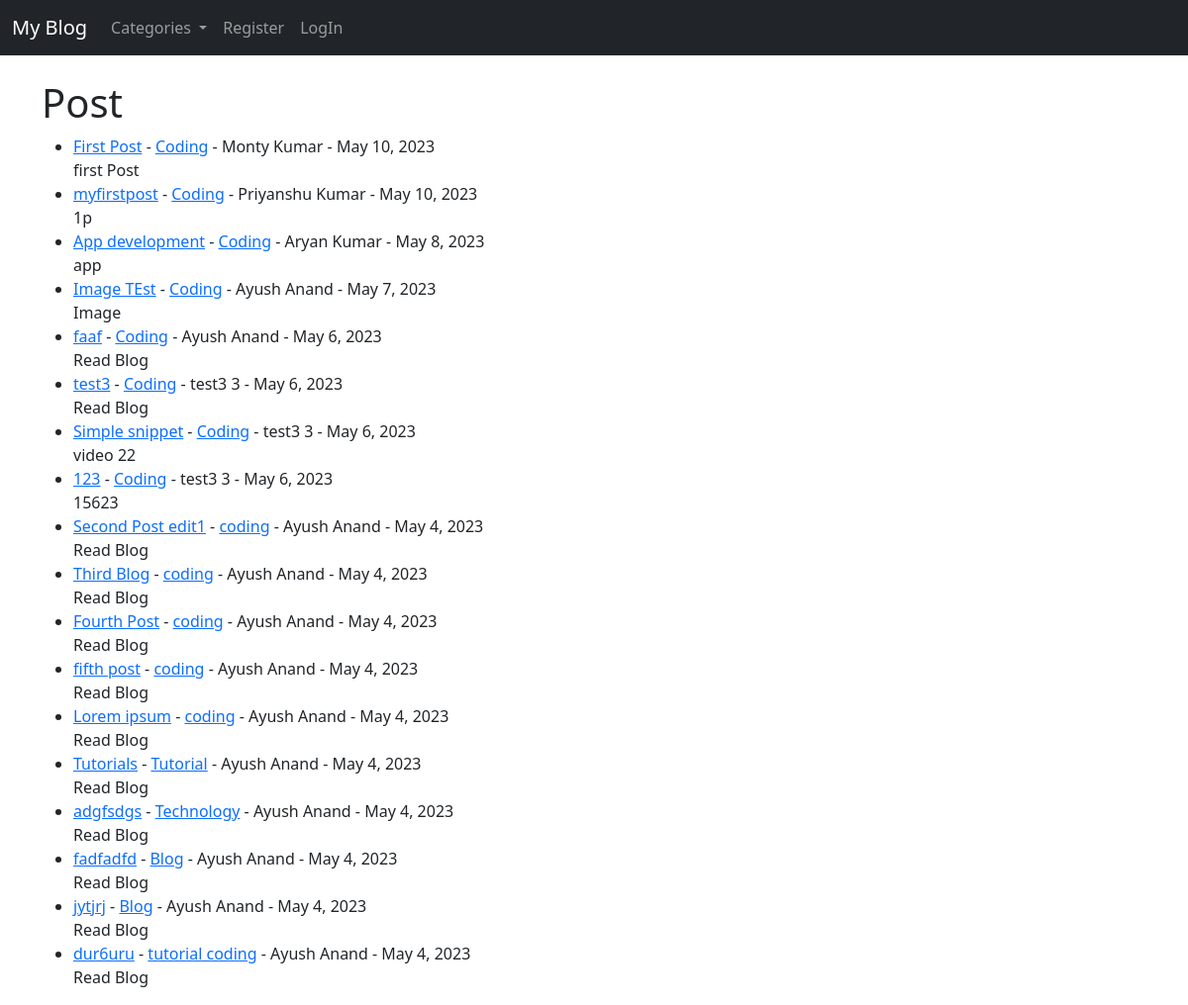
The page / on the database its author committed.
### theblog/models.py (models this page shows, shortened)
class Post(models.Model):
    title = models.CharField(max_length=255)
    header_image = models.ImageField(null=True, blank=True, upload_to='images/')
    title_tag = models.CharField(max_length=255)
    author = models.ForeignKey(User, on_delete=models.CASCADE)
    body = RichTextField(blank=True, null=True)
    post_date = models.DateField(auto_now_add=True)
    category = models.CharField(max_length=255, default='coding')
    snippet = models.CharField(max_length=255)
    likes = models.ManyToManyField(User, related_name='blog_posts')

### theblog/views.py (the view)
# urls.py: path('',HomeView.as_view(),name="home"),
class HomeView(ListView):
    model = Post
    template_name = 'home.html'
    ordering = ['-post_date']
    def get_context_data(self, *args, **kwargs):
        cat_menu = Category.objects.all()
        context = super(HomeView, self).get_context_data(*args, **kwargs)
        context["cat_menu"] = cat_menu
        return context

### theblog/models.py (called while the page is built)
    def __str__(self):
        return self.name

### theblog/templates/home.html (shortened to what this page needs)
  {% extends 'base.html' %}
{% block content %}
<h1>Post</h1>
<ul>
{% for post in object_list %}
  <li> <a href="{% url 'article-detail' post.pk  %}">{{post.title}}</a> -
      <a href="{% url 'category' post.category|slugify %}">{{post.category}}</a> - {{post.author.first_name}}
      {{post.author.last_name}} - {{post.post_date}}
      <br>
      {{post.snippet}}
</li>
{% endfor %}
    </ul>
 {% endblock %}

### rows shown on the page
Post: title "First Post", category "Coding", author.first_name "Monty", author.last_name "Kumar", post_date "May 10, 2023", snippet "first Post"
Post: title "myfirstpost", category "Coding", author.first_name "Priyanshu", author.last_name "Kumar", post_date "May 10, 2023", snippet "1p"
Post: title "App development", category "Coding", author.first_name "Aryan", author.last_name "Kumar", post_date "May 8, 2023", snippet "app"
Post: title "Image TEst", category "Coding", author.first_name "Ayush", author.last_name "Anand", post_date "May 7, 2023", snippet "Image"
Post: title "faaf", category "Coding", author.first_name "Ayush", author.last_name "Anand", post_date "May 6, 2023", snippet "Read Blog"
Post: title "test3", category "Coding", author.first_name "test3", author.last_name "3", post_date "May 6, 2023", snippet "Read Blog"
Post: title "Simple snippet", category "Coding", author.first_name "test3", author.last_name "3", post_date "May 6, 2023", snippet "video 22"
Post: title "123", category "Coding", author.first_name "test3", author.last_name "3", post_date "May 6, 2023", snippet "15623"
Post: title "Second Post edit1", category "coding", author.first_name "Ayush", author.last_name "Anand", post_date "May 4, 2023", snippet "Read Blog"
Post: title "Third Blog", category "coding", author.first_name "Ayush", author.last_name "Anand", post_date "May 4, 2023", snippet "Read Blog"
Post: title "Fourth Post", category "coding", author.first_name "Ayush", author.last_name "Anand", post_date "May 4, 2023", snippet "Read Blog"
Post: title "fifth post", category "coding", author.first_name "Ayush", author.last_name "Anand", post_date "May 4, 2023", snippet "Read Blog"
Post: title "Lorem ipsum", category "coding", author.first_name "Ayush", author.last_name "Anand", post_date "May 4, 2023", snippet "Read Blog"
Post: title "Tutorials", category "Tutorial", author.first_name "Ayush", author.last_name "Anand", post_date "May 4, 2023", snippet "Read Blog"
Post: title "adgfsdgs", category "Technology", author.first_name "Ayush", author.last_name "Anand", post_date "May 4, 2023", snippet "Read Blog"
Post: title "fadfadfd", category "Blog", author.first_name "Ayush", author.last_name "Anand", post_date "May 4, 2023", snippet "Read Blog"
Post: title "jytjrj", category "Blog", author.first_name "Ayush", author.last_name "Anand", post_date "May 4, 2023", snippet "Read Blog"
Post: title "dur6uru", category "tutorial coding", author.first_name "Ayush", author.last_name "Anand", post_date "May 4, 2023", snippet "Read Blog"
